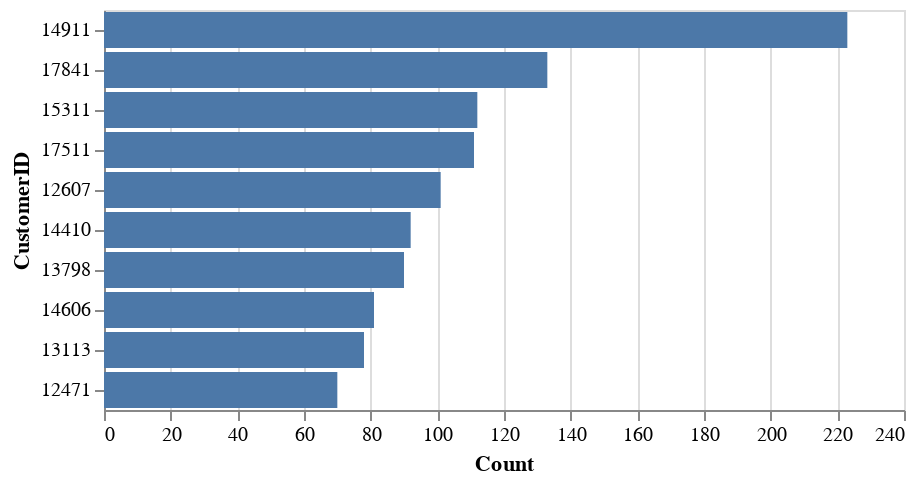

Notebook code cell kept with this figure:
### Code cell
# Create the chart sorted by top 10 returns
alt.Chart(data[data['Category'] == 'Returns'].groupby('CustomerID')['Count'].sum().reset_index(name='Count').sort_values('Count', ascending=False).head(10)).mark_bar().encode(
    x='Count',
    y=alt.Y('CustomerID', sort='-x'),

)

### Figure 1 — Vega-Lite specification as saved in the notebook (floating-point values rounded to 4 significant figures)
{"config": {"view": {"continuousWidth": 400, "continuousHeight": 300}}, "data": {"name": "data-b98c310367da43f0f5163288e44a6012"}, "mark": "bar", "encoding": {"x": {"field": "Count", "type": "quantitative"}, "y": {"field": "CustomerID", "sort": "-x", "type": "nominal"}}, "$schema": "https://vega.github.io/schema/vega-lite/v4.17.0.json", "datasets": {"data-b98c310367da43f0f5163288e44a6012": [{"CustomerID": "14911", "Count": 223}, {"CustomerID": "17841", "Count": 133}, {"CustomerID": "15311", "Count": 112}, {"CustomerID": "17511", "Count": 111}, {"CustomerID": "12607", "Count": 101}, {"CustomerID": "14410", "Count": 92}, {"CustomerID": "13798", "Count": 90}, {"CustomerID": "14606", "Count": 81}, {"CustomerID": "13113", "Count": 78}, {"CustomerID": "12471", "Count": 70}]}}
